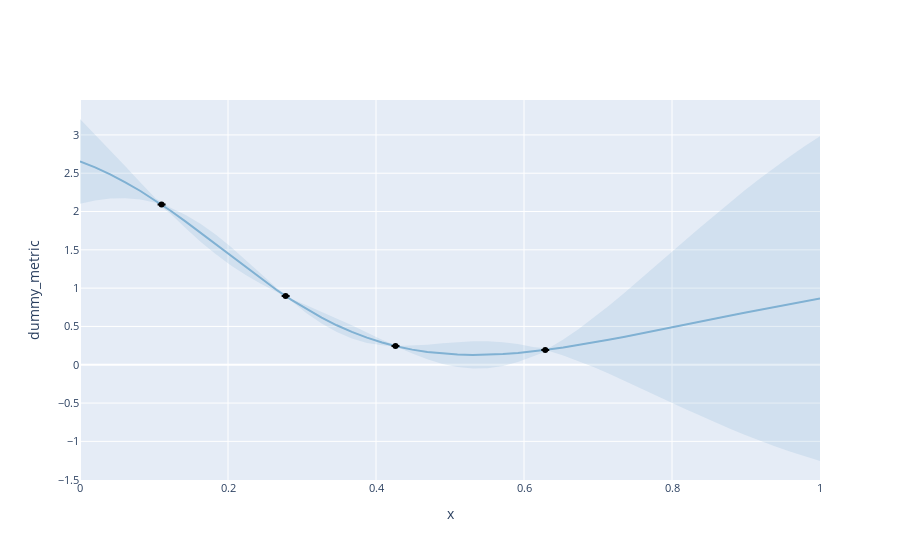

Notebook cell for this chart:
### Code cell
render(
    plot_slice(
        model=ax_client.generation_strategy.model,
        param_name="x",
        metric_name="dummy_metric",
    )
)
